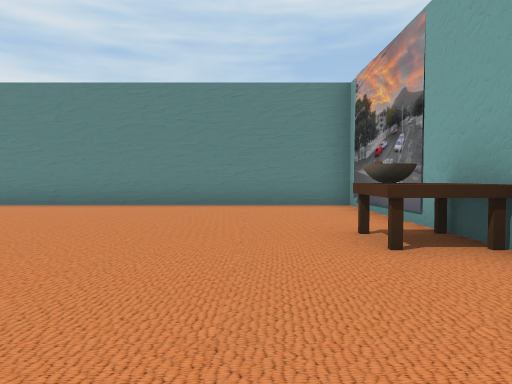
view 1 (above)

24 first-person views from a walk through a 3-D level made in the Unity game engine. The camera is 1.2 m above the floor, tilts 2° down and sees 70° across. The floor is counted in squares, 2 m on a side. Each view is taken from the middle of a square. On the plan, view 1 faces up. The plan holds only what a view shows up to about 10 squares ahead; the rest is blank. The player is left out. Some animated figures are left out.

view 2
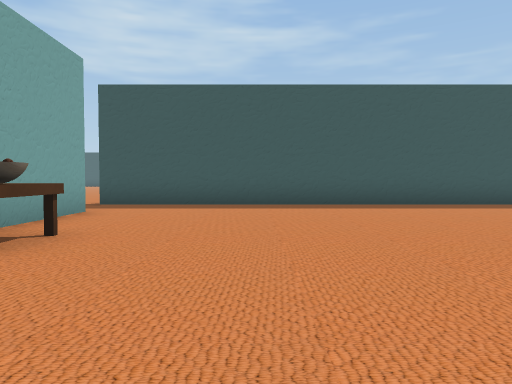

view 3
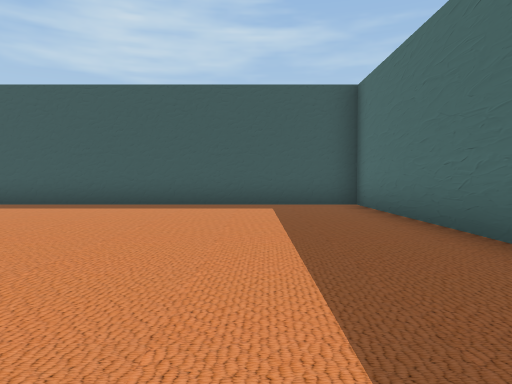

view 4
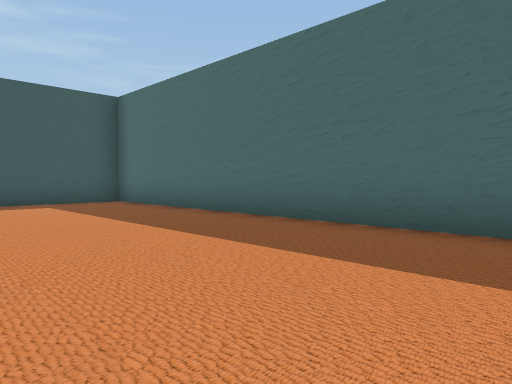

view 5
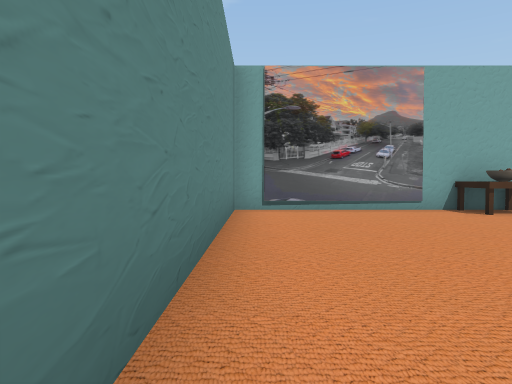

view 6
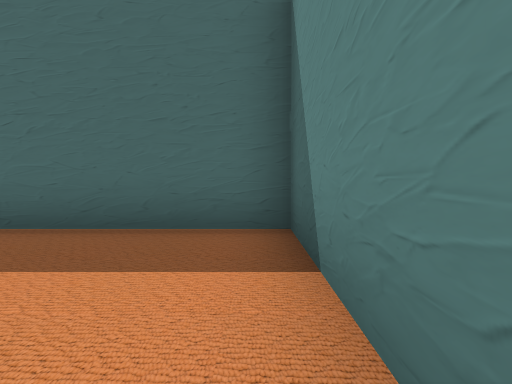

view 7
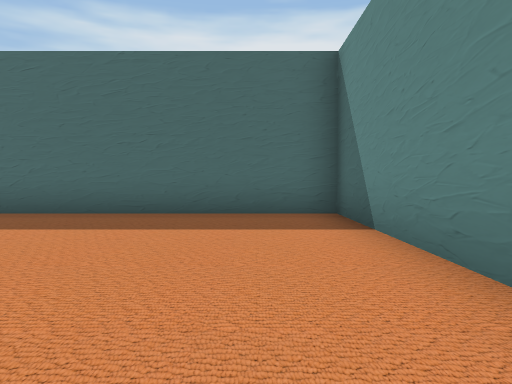

view 8
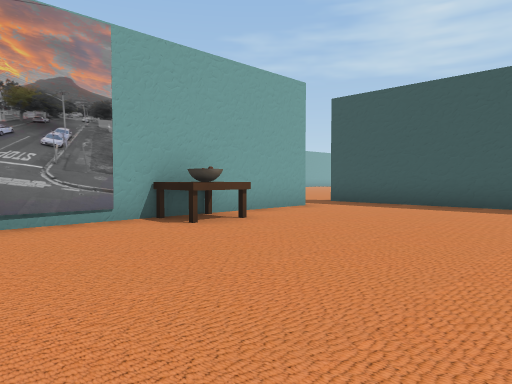

view 9
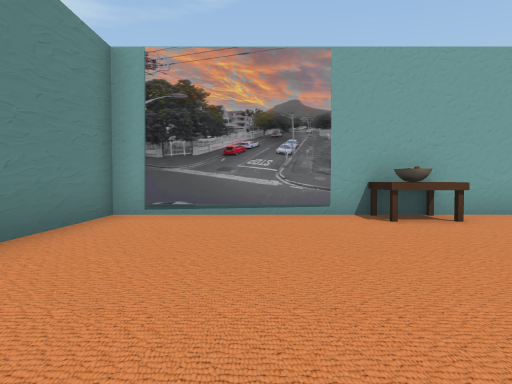

view 10
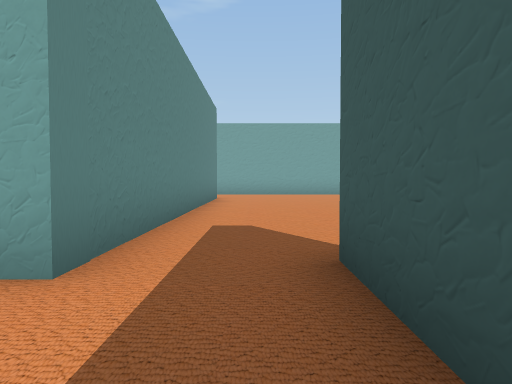

view 11
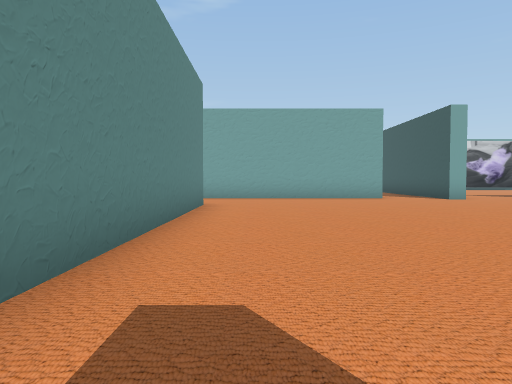

view 12
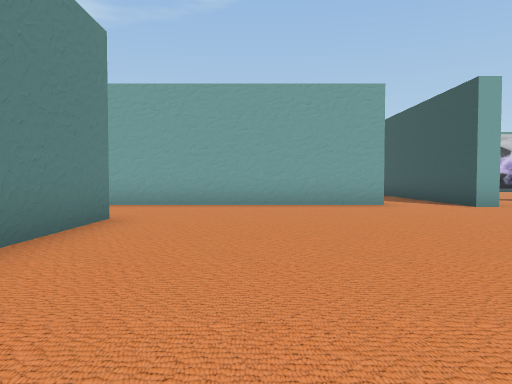

view 13
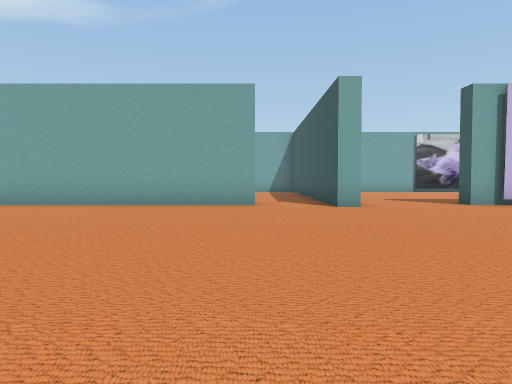

view 14
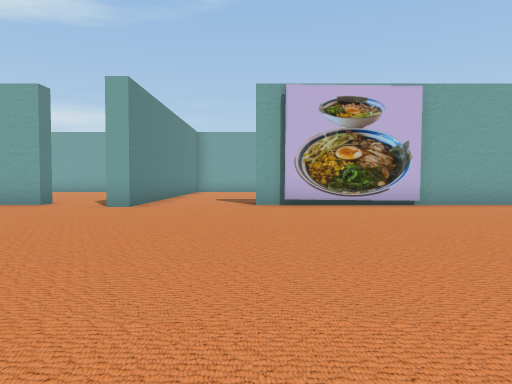

view 15
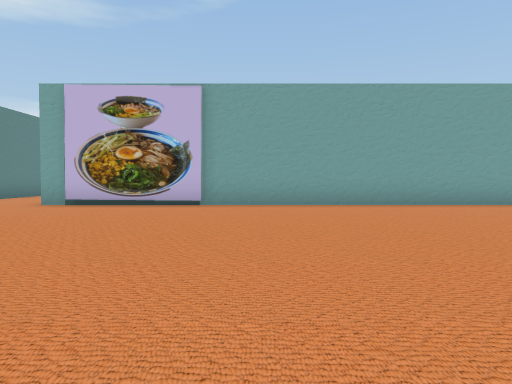

view 16
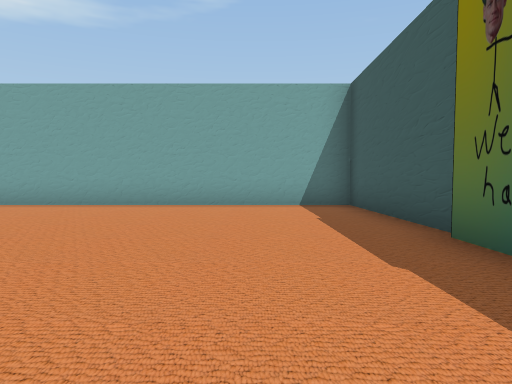

view 17
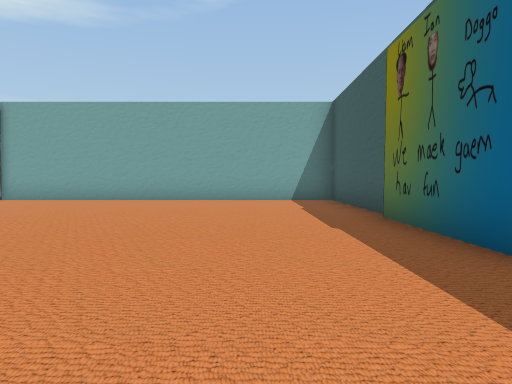

view 18
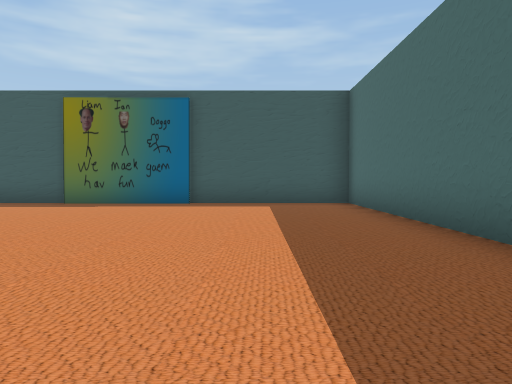

view 19
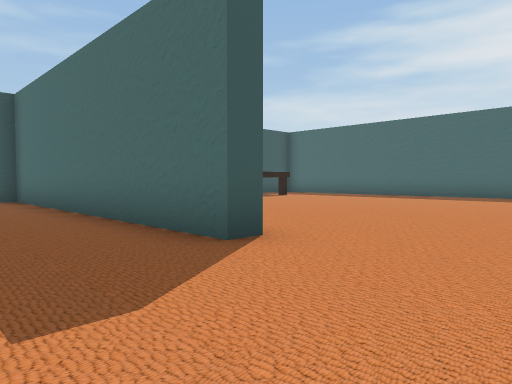

view 20
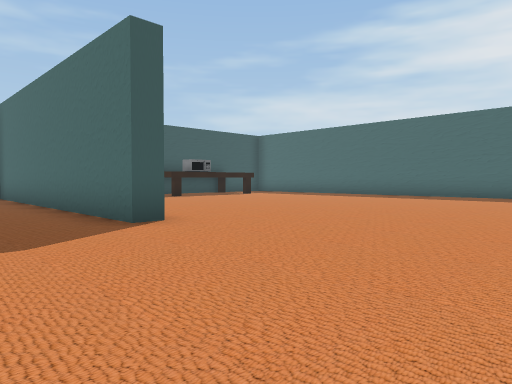

view 21
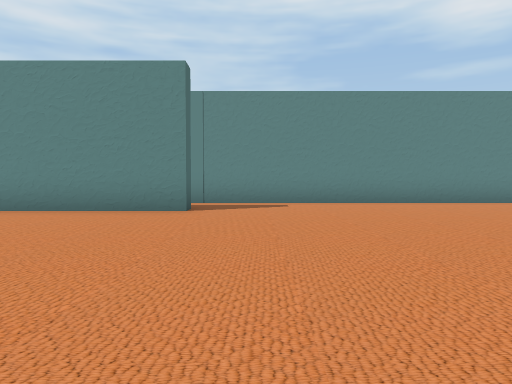

view 22
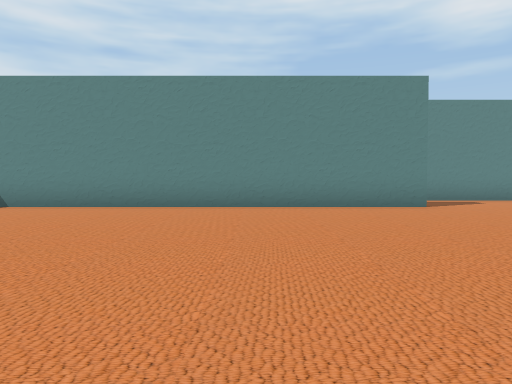

view 23
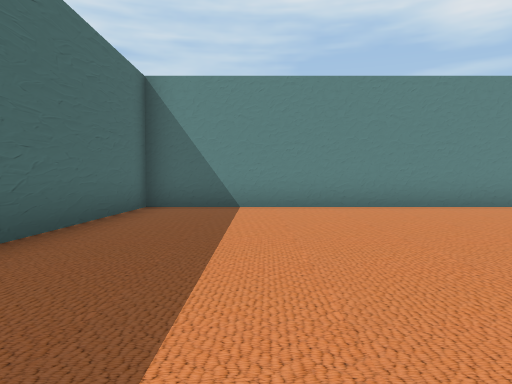

view 24
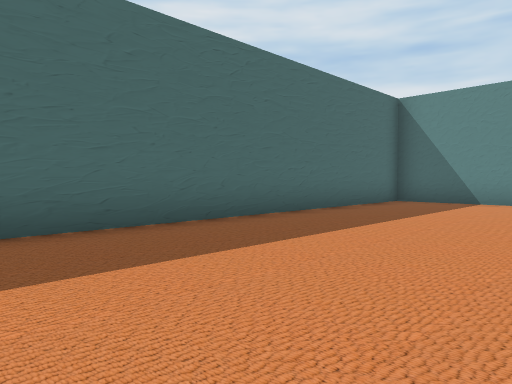

### Floor plan
Points are (right, up) in squares from view 1. A wall is a line through its corners. A room is listed if a view was taken in it or the views show most of it. See-through windows are left out.
Room 1 (views 1, 2, 3, 4, 5, 6, 7, 8, 9, 10)
walls: (2.2, 0.2) (2.2, 8.4) (-8.4, 8.4) (-8.4, -1.6) (1.5, -1.6)
ways out: opening at (2, -0.5) to room 2
objects: table (1, 3) to (2, 4)
Room 2 (views 11, 12, 13, 14, 15, 16, 17, 18, 19, 20, 21, 22, 23, 24)
walls: (2.1, -14.7) (2.7, -14.7) (2.7, -23.2) (6.8, -23.2); (1.5, -1.6) (2.7, -1.6) (2.7, -2.1) (-8.4, -2.1) (-8.4, -11.2); (13.9, -7.3) (13.9, -6.8); (14.5, -12.8) (14.5, -10); (14.5, -5) (14.5, 1.5); (14.3, -13.8) (14.3, -10.6); (11.6, 0.2) (2.2, 0.2); (6.6, -23) (9.7, -23); (9.8, -23.2) (14.5, -23.2) (14.5, -13.8)
ways out: opening at (2, -0.5) to room 1; opening at (15, -8.5); opening at (15, -5.5)

Positions as (right, up) in squares from view 1, and headings:
1: (0, 0), facing up
2: (-1, 7), facing down
3: (-6, 7), facing down
4: (-4, 8), facing down-left
5: (-5, 8), facing right
6: (-4, 8), facing left
7: (-2, 7), facing left
8: (-3, 7), facing down-right
9: (-4, 6), facing right
10: (0, -1), facing right
11: (3, -1), facing right
12: (6, -2), facing right
13: (6, -5), facing right
14: (6, -10), facing right
15: (6, -15), facing right
16: (6, -21), facing right
17: (4, -21), facing right
18: (5, -14), facing down
19: (5, -12), facing down-left
20: (5, -10), facing down-left
21: (4, -9), facing up
22: (-1, -10), facing up
23: (-6, -10), facing up
24: (-4, -12), facing up-left
